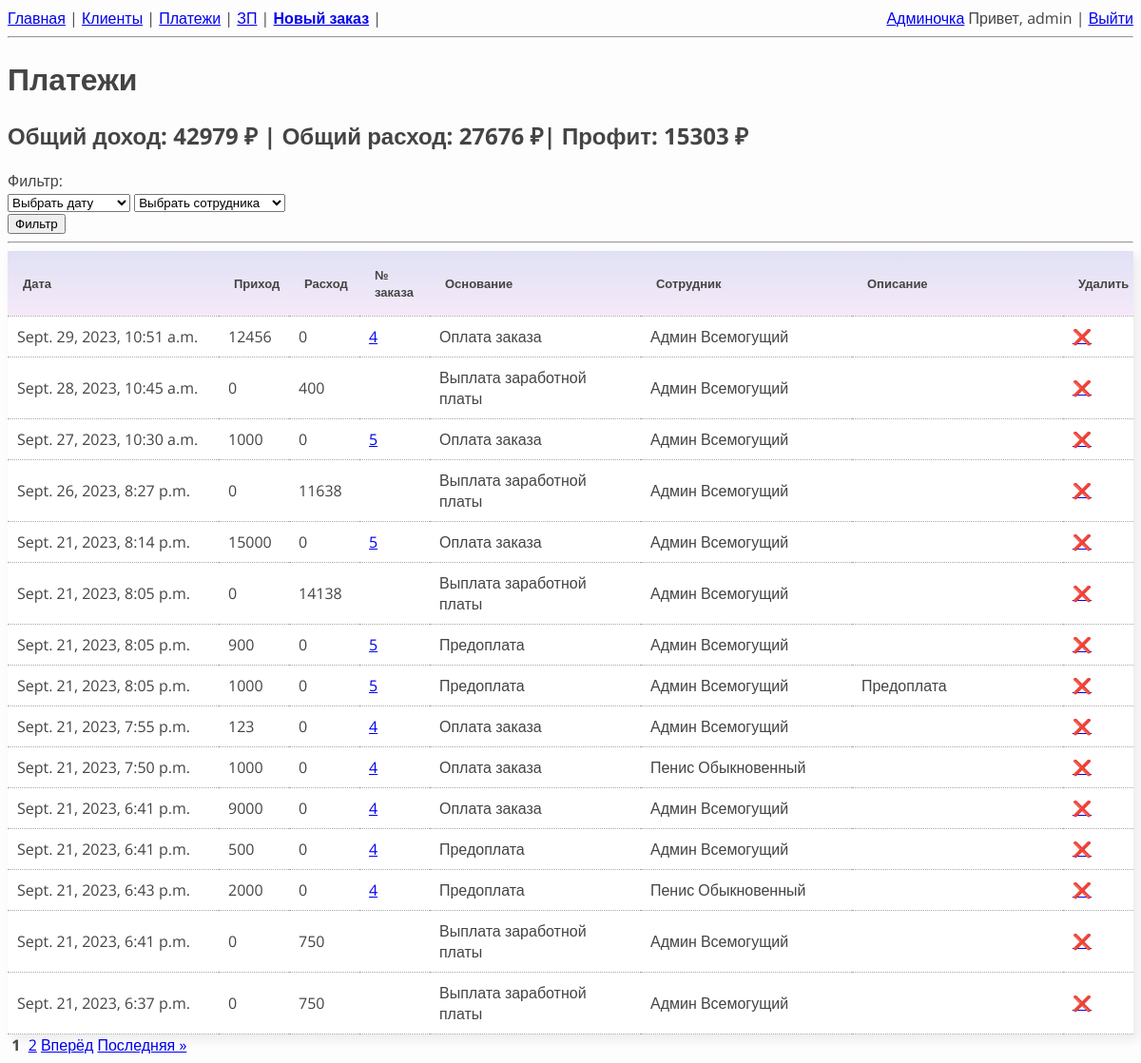
Page /payments/ (signed in) on the committed database.
### users/models.py (models this page shows, shortened)
class Employees(AbstractUser):
    percent = models.IntegerField(verbose_name='Процент от заказа', default=50)
    earnings = models.IntegerField(default=0, verbose_name='Заработок с последней выплаты')

### orders/models.py (models this page shows, shortened)
class Payments(models.Model):
    class Meta:
        verbose_name = 'Платеж'
        verbose_name_plural = 'Платежи'
        ordering = ['-pk']
    PAYMENT_REASONS = (
        ('PREPAYMENT', 'Предоплата'),
        ('ORDER_PAYMENT', 'Оплата заказа'),
        ('REFUND', 'Возврат предоплаты'),
        ('SALARY_PAYOUT', 'Выплата заработной платы'),
    )
    order = models.ForeignKey(Order, on_delete=models.CASCADE, null=True, blank=True,
                                verbose_name='Заказ')
    employee = models.ForeignKey(Employees, on_delete=models.PROTECT, null=True, blank=True,
                                verbose_name='Исполнитель')
    payment_reason = models.CharField(max_length=30, verbose_name='Тип платежа',
                                    choices=PAYMENT_REASONS)
    date = models.DateTimeField(default=datetime.now(), verbose_name='Дата платежа')
    income = models.IntegerField(null=True, default=0, verbose_name='Приход')
    expense = models.IntegerField(null=True, default=0, verbose_name='Расход')
    comment = models.CharField(max_length=30, verbose_name='Комментарий', blank=True, default='')

class Order(models.Model):
    class Meta:
        verbose_name = 'Заказ'
        verbose_name_plural = 'Заказы'
        ordering = ['-pk']
    client = models.ForeignKey(Client, on_delete=models.PROTECT, verbose_name='Клиент')
    employee = models.ForeignKey(Employees, on_delete=models.PROTECT, null=True, blank=True,
                                verbose_name='Исполнитель')
    whats_broken = models.CharField(max_length=50, verbose_name='Неисправность')
    device_appearance = models.CharField(max_length=80, blank=True,
                                         default='', verbose_name='Состояние')
    device_type = models.CharField(max_length=20, blank=True, default='',
                                   verbose_name='Тип устройства')
    imei = models.CharField(max_length=20, blank=True, default='', verbose_name='IMEI/SN')
    device_brand = models.CharField(max_length=20, verbose_name='Производитель')
    device_model = models.CharField(max_length=20, verbose_name='Модель')
    device_kit = models.CharField(max_length=80, blank=True, default='',
                                  verbose_name='Комплектация')
    device_pass = models.CharField(max_length=20, blank=True, default='',
                                   verbose_name='Пароль')
    price = models.IntegerField(verbose_name='Орентировоная стоимость')
    note_hidden = models.CharField(max_length=150, blank=True, default='',
                                   verbose_name='Заметки клиент НЕ видит')
    note_client = models.CharField(max_length=150, blank=True, default='',
                                   verbose_name='Заметки клиент видит')
    prepayment = models.IntegerField(null=True, blank=True, verbose_name='Предоплата')
    profit = models.IntegerField(null=True, default=0, verbose_name='Профит')
    debt = models.IntegerField(null=True, default=0, verbose_name='Клиент должен')
    date_creation = models.DateTimeField(default=datetime.now(), null=True, verbose_name='Дата создания')
    date_completion = models.DateTimeField(null=True, verbose_name='Дата готовности')
    in_work = models.BooleanField(default=True)

### orders/views.py (the view, shortened to what this page needs)
# urls.py: path('payments/', PaymentsView.as_view(), name='payments'),
class PaymentsView(PermissionRequiredMixin, ListView):
    permission_required = 'orders.view_payments'
    login_url = reverse_lazy('login')
    ordering = ['-pk']
    model = Payments
    template_name = 'payments.html'
    context_object_name = 'payments'
    ordering = '-pk'
    paginate_by = 15
    def get_queryset(self) -> QuerySet[Any]:
        if self.request.GET.get('date') and self.request.GET.get('employee'):
            interval = self.get_interval()
            queryset = Payments.objects.filter(date__range=(interval['start'], interval['end'])) & \
                       Payments.objects.filter(employee_id=self.request.GET.get('employee'))
        elif self.request.GET.get('date'):
            interval = self.get_interval()
            queryset = Payments.objects.filter(date__range=(interval['start'], interval['end']))
        elif self.request.GET.get('employee'):
            queryset = Payments.objects.filter(employee_id=self.request.GET.get('employee'))
        else:
            queryset = Payments.objects.all()
        return queryset
    def get_context_data(self, **kwargs: Any) -> dict[str, Any]:
        context = super().get_context_data(**kwargs)
        print(context)
        context['all_income'] = context['payments'].aggregate(Sum('income'))['income__sum']
        if not context['all_income']:
            context['all_income'] = 0
        context['all_expense'] = context['payments'].aggregate(Sum('expense'))['expense__sum']
        if not context['all_expense']:
            context['all_expense'] = 0
        context['all_profit'] = context['all_income'] - context['all_expense']
        cached_context = context
        del(cached_context['view'])
        cache.set_many({'cached_context': cached_context})
        context['employees'] = Employees.objects.all()
        return context

### orders/templates/payments.html (shortened to what this page needs)
{% extends "base.html" %}
{% load static %}
{% block header %}Платежи{% endblock header %}
    {% block content%}
    <h2>Общий доход: {{ all_income }} ₽ |
        Общий расход: {{ all_expense }} ₽|
        Профит: {{ all_profit }} ₽</h2>
    Фильтр:
    <form action="" method="get" id="date">
        <select name='date' onchange="showCalendar(this.value)">
            <option disabled selected>Выбрать дату</option>
        </select>
        <form action="" method="get">
            <select name="employee">
                <option value="" disabled selected>Выбрать сотрудника</option>
            </select>
        </form>
        <input form="date" type="submit" value="Фильтр">
    </form>
    <hr>
    <table class="payments full_width">
        <thead class="payments">
            <th width="15%">Дата</th>
            <th width="5%">Приход</th>
            <th width="5%">Расход</th>
            <th width="5%">№ заказа</th>
            <th width="15%">Основание</th>
            <th width="15%">Сотрудник</th>
            <th width="15%">Описание</th>
            <th width="5%">Удалить</th>
        </thead>
        <tbody>
            {% for payment in payments %}
            <tr>
                <td>{{payment.date}}</td>
                <td>{{payment.income}}</td>
                <td>{{payment.expense}}</td>
                <td>{% if payment.order.id %}
                    <a href="{% url 'order' payment.order.id %}">{{payment.order.id}}</a>
                {% endif %}</td>
                <td>{{payment.get_payment_reason_display}}</td>
                <td>{{payment.employee.get_full_name}}</td>
                <td>{{payment.comment}}</td>
                <td> <a href="{% url 'delete_payment' payment.id %}">&#10060;</a></td>
            </tr>
            {% endfor %}
        </tbody>
    </table>
    {% endblock content %}

### my_service/templates/base.html (shortened to what this page needs)
<!DOCTYPE html>
{% load static %}
<html>
<head>
    <link rel="stylesheet" href="{% static 'css/style.css' %}" />
    <link rel="stylesheet" href="{% static 'css/table.css' %}" />
    <link rel="stylesheet" href="{% static 'css/popup.css' %}" />
</head>
<body>
    <div>
        <a href="{% url 'orders' %}">Главная</a> |
        <a href="{% url 'clients' %}">Клиенты</a> |
        <a href="{% url 'payments' %}">Платежи</a> |
        <a href="{% url 'main_salary' %}">ЗП</a> |
        <a href="{% url 'create_order' %}"><b>Новый заказ</b></a> |
        {% if request.user.is_authenticated %}
            <div class="last">
            {% if request.user.is_superuser %}
                <a href="/admin/">Админочка</a>
            {% endif %}
            Привет, {{ request.user.username }} |
            <a href="{% url 'logout' %}">Выйти</a>   </div>
        {% else %}
            <div class="last"><a href="{% url 'login' %}"><b>Войти</b></a> |
            <a href="{% url 'register' %}"><b>Регистрация</b></a></div>
        {% endif %}
    </div>
    <hr>
    <h1>{% block header %}{% endblock header %}</h1>
    <div>{% block content%}{% endblock content %}</div>
<span>
    <span>
        {% for page in paginator.page_range %}
            {% if page_obj.number == page %}
                <b> {{page}} </b>
            {% elif page >= page_obj.number|add:-2 and page <= page_obj.number|add:2 %}
                <a href="?page={{page}}">{{page}}</a>
            {% endif %}
        {% endfor %}
    </span>
    {% if page_obj.has_next %}
        <a href="?page={{ page_obj.next_page_number }}">Вперёд</a>
        <a href="?page={{ page_obj.paginator.num_pages }}">Последняя &raquo;</a>
    {% endif %}
</span>
</body>
</html>

### my_service/static/css/style.css (style rules this page uses)
*, *::before, *::after { box-sizing: border-box; }
body { font-family: 'Open Sans', sans-serif; font-weight: 400; font-size: 16px; color: #444444; background-color: rgb(253, 253, 253); }
.last { float: right; }

### my_service/static/css/table.css (style rules this page uses)
table { border-collapse: collapse; box-shadow: 5px 5px 10px 1px rgba(0, 0, 0, 0.068); }
table.full_width { table-layout: fixed; width: 100%; }
th { background: linear-gradient(rgba(61, 61, 190, 0.158), rgba(142, 15, 180, 0.089)); padding: 16px; font-size: 13px; font-weight: 700; text-align: left; }
tr { padding: 5px; background-color: #ffffff; border-bottom: dotted; border-color: #a7a7a7; border-width: 1px; }
td { padding: 10px; }

### rows in the picture
Employees: user.username "admin"
Payments: date "Sept. 29, 2023, 10:51 a.m.", income "12456", expense "0", order.id "4", payment_reason "Оплата заказа", employee.get_full_name "Админ Всемогущий"
Payments: date "Sept. 28, 2023, 10:45 a.m.", income "0", expense "400", payment_reason "Выплата заработной платы", employee.get_full_name "Админ Всемогущий"
Payments: date "Sept. 27, 2023, 10:30 a.m.", income "1000", expense "0", order.id "5", payment_reason "Оплата заказа", employee.get_full_name "Админ Всемогущий"
Payments: date "Sept. 26, 2023, 8:27 p.m.", income "0", expense "11638", payment_reason "Выплата заработной платы", employee.get_full_name "Админ Всемогущий"
Payments: date "Sept. 21, 2023, 8:14 p.m.", income "15000", expense "0", order.id "5", payment_reason "Оплата заказа", employee.get_full_name "Админ Всемогущий"
Payments: date "Sept. 21, 2023, 8:05 p.m.", income "0", expense "14138", payment_reason "Выплата заработной платы", employee.get_full_name "Админ Всемогущий"
Payments: date "Sept. 21, 2023, 8:05 p.m.", income "900", expense "0", order.id "5", payment_reason "Предоплата", employee.get_full_name "Админ Всемогущий"
Payments: date "Sept. 21, 2023, 8:05 p.m.", income "1000", expense "0", order.id "5", payment_reason "Предоплата", employee.get_full_name "Админ Всемогущий", comment "Предоплата"
Payments: date "Sept. 21, 2023, 7:55 p.m.", income "123", expense "0", order.id "4", payment_reason "Оплата заказа", employee.get_full_name "Админ Всемогущий"
Payments: date "Sept. 21, 2023, 7:50 p.m.", income "1000", expense "0", order.id "4", payment_reason "Оплата заказа", employee.get_full_name "Пенис Обыкновенный"
Payments: date "Sept. 21, 2023, 6:41 p.m.", income "9000", expense "0", order.id "4", payment_reason "Оплата заказа", employee.get_full_name "Админ Всемогущий"
Payments: date "Sept. 21, 2023, 6:41 p.m.", income "500", expense "0", order.id "4", payment_reason "Предоплата", employee.get_full_name "Админ Всемогущий"
Payments: date "Sept. 21, 2023, 6:43 p.m.", income "2000", expense "0", order.id "4", payment_reason "Предоплата", employee.get_full_name "Пенис Обыкновенный"
Payments: date "Sept. 21, 2023, 6:41 p.m.", income "0", expense "750", payment_reason "Выплата заработной платы", employee.get_full_name "Админ Всемогущий"
Payments: date "Sept. 21, 2023, 6:37 p.m.", income "0", expense "750", payment_reason "Выплата заработной платы", employee.get_full_name "Админ Всемогущий"

### other values in the picture
{{ all_income }} "42979"
{{ all_expense }} "27676"
{{ all_profit }} "15303"
{{ page }} "1"
{{ page }} "2"
